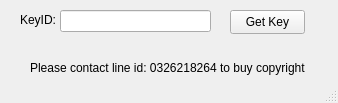
<?xml version="1.0" encoding="UTF-8"?>
<ui version="4.0">
 <class>MainWindow</class>
 <widget class="QMainWindow" name="Ordered">
  <property name="geometry">
   <rect>
    <x>0</x>
    <y>0</y>
    <width>338</width>
    <height>103</height>
   </rect>
  </property>
  <property name="windowTitle">
   <string>Ordered</string>
  </property>
  <property name="autoFillBackground">
   <bool>true</bool>
  </property>
  <widget class="QWidget" name="centralwidget">
   <widget class="QLabel" name="label">
    <property name="geometry">
     <rect>
      <x>20</x>
      <y>12</y>
      <width>49</width>
      <height>16</height>
     </rect>
    </property>
    <property name="text">
     <string>KeyID:</string>
    </property>
   </widget>
   <widget class="QLineEdit" name="lineEdit">
    <property name="geometry">
     <rect>
      <x>60</x>
      <y>10</y>
      <width>151</width>
      <height>22</height>
     </rect>
    </property>
   </widget>
   <widget class="QPushButton" name="pushButton">
    <property name="geometry">
     <rect>
      <x>230</x>
      <y>10</y>
      <width>75</width>
      <height>24</height>
     </rect>
    </property>
    <property name="text">
     <string>Get Key</string>
    </property>
   </widget>
   <widget class="QLabel" name="label_2">
    <property name="geometry">
     <rect>
      <x>30</x>
      <y>60</y>
      <width>281</width>
      <height>16</height>
     </rect>
    </property>
    <property name="text">
     <string>Please contact line id: 0326218264 to buy copyright</string>
    </property>
   </widget>
  </widget>
  <widget class="QStatusBar" name="statusbar"/>
 </widget>
 <resources/>
 <connections/>
</ui>
